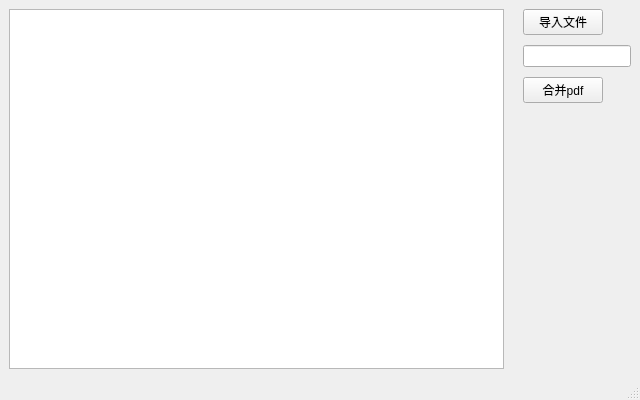
<?xml version="1.0" encoding="UTF-8"?>
<ui version="4.0">
 <class>MainWindow</class>
 <widget class="QMainWindow" name="MainWindow">
  <property name="geometry">
   <rect>
    <x>0</x>
    <y>0</y>
    <width>640</width>
    <height>400</height>
   </rect>
  </property>
  <property name="sizePolicy">
   <sizepolicy hsizetype="Fixed" vsizetype="Fixed">
    <horstretch>0</horstretch>
    <verstretch>0</verstretch>
   </sizepolicy>
  </property>
  <property name="windowTitle">
   <string>MainWindow</string>
  </property>
  <widget class="QWidget" name="centralwidget">
   <widget class="QFrame" name="frame">
    <property name="geometry">
     <rect>
      <x>0</x>
      <y>0</y>
      <width>640</width>
      <height>378</height>
     </rect>
    </property>
    <layout class="QHBoxLayout" name="horizontalLayout">
     <property name="spacing">
      <number>10</number>
     </property>
     <item>
      <widget class="QListWidget" name="pdf_listWidget">
       <property name="sizePolicy">
        <sizepolicy hsizetype="Expanding" vsizetype="Expanding">
         <horstretch>3</horstretch>
         <verstretch>0</verstretch>
        </sizepolicy>
       </property>
      </widget>
     </item>
     <item>
      <layout class="QVBoxLayout" name="verticalLayout">
       <property name="leftMargin">
        <number>9</number>
       </property>
       <item>
        <widget class="QPushButton" name="import_pushButton">
         <property name="sizePolicy">
          <sizepolicy hsizetype="Fixed" vsizetype="Fixed">
           <horstretch>0</horstretch>
           <verstretch>0</verstretch>
          </sizepolicy>
         </property>
         <property name="text">
          <string>导入文件</string>
         </property>
        </widget>
       </item>
       <item>
        <widget class="QLineEdit" name="filename_lineedit"/>
       </item>
       <item>
        <widget class="QPushButton" name="conbinepdf_pushButton">
         <property name="sizePolicy">
          <sizepolicy hsizetype="Fixed" vsizetype="Fixed">
           <horstretch>0</horstretch>
           <verstretch>0</verstretch>
          </sizepolicy>
         </property>
         <property name="text">
          <string>合并pdf</string>
         </property>
        </widget>
       </item>
       <item>
        <spacer name="verticalSpacer">
         <property name="orientation">
          <enum>Qt::Vertical</enum>
         </property>
         <property name="sizeType">
          <enum>QSizePolicy::Expanding</enum>
         </property>
         <property name="sizeHint" stdset="0">
          <size>
           <width>20</width>
           <height>30</height>
          </size>
         </property>
        </spacer>
       </item>
      </layout>
     </item>
    </layout>
   </widget>
  </widget>
  <widget class="QStatusBar" name="statusBar"/>
 </widget>
 <resources/>
 <connections/>
</ui>
